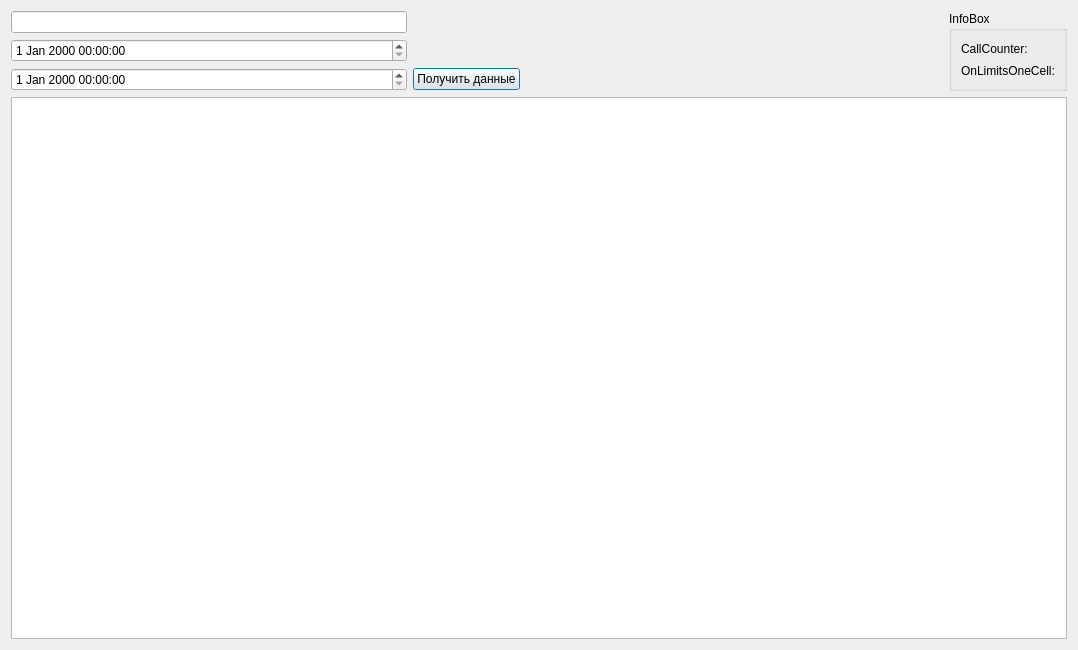
<?xml version="1.0" encoding="UTF-8"?>
<ui version="4.0">
 <class>CallStat</class>
 <widget class="QDialog" name="CallStat">
  <property name="geometry">
   <rect>
    <x>0</x>
    <y>0</y>
    <width>1078</width>
    <height>650</height>
   </rect>
  </property>
  <property name="windowTitle">
   <string>Dialog</string>
  </property>
  <layout class="QGridLayout" name="gridLayout">
   <item row="2" column="1">
    <widget class="QPushButton" name="pushButton">
     <property name="text">
      <string>Получить данные</string>
     </property>
    </widget>
   </item>
   <item row="0" column="2" rowspan="3">
    <spacer name="horizontalSpacer">
     <property name="orientation">
      <enum>Qt::Horizontal</enum>
     </property>
     <property name="sizeHint" stdset="0">
      <size>
       <width>417</width>
       <height>78</height>
      </size>
     </property>
    </spacer>
   </item>
   <item row="0" column="3" rowspan="3">
    <widget class="QGroupBox" name="groupBox">
     <property name="title">
      <string>InfoBox</string>
     </property>
     <layout class="QGridLayout" name="gridLayout_2">
      <item row="0" column="0">
       <widget class="QLabel" name="callCounter">
        <property name="text">
         <string>CallCounter:</string>
        </property>
       </widget>
      </item>
      <item row="1" column="0">
       <widget class="QLabel" name="limitsCell">
        <property name="text">
         <string>OnLimitsOneCell:</string>
        </property>
       </widget>
      </item>
     </layout>
    </widget>
   </item>
   <item row="2" column="0">
    <widget class="QDateTimeEdit" name="over"/>
   </item>
   <item row="0" column="0">
    <widget class="QLineEdit" name="cell"/>
   </item>
   <item row="1" column="0">
    <widget class="QDateTimeEdit" name="begin"/>
   </item>
   <item row="0" column="1" rowspan="2">
    <spacer name="verticalSpacer">
     <property name="orientation">
      <enum>Qt::Vertical</enum>
     </property>
     <property name="sizeHint" stdset="0">
      <size>
       <width>20</width>
       <height>46</height>
      </size>
     </property>
    </spacer>
   </item>
   <item row="3" column="0" colspan="4">
    <widget class="QTableView" name="tableView"/>
   </item>
  </layout>
 </widget>
 <resources/>
 <connections/>
</ui>
